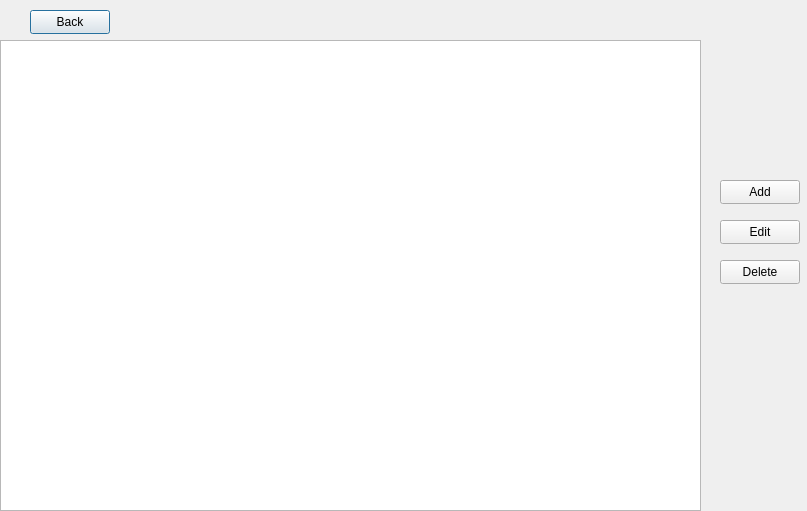
<?xml version="1.0" encoding="UTF-8"?>
<ui version="4.0">
 <class>MovieTimetable</class>
 <widget class="QDialog" name="MovieTimetable">
  <property name="geometry">
   <rect>
    <x>0</x>
    <y>0</y>
    <width>807</width>
    <height>511</height>
   </rect>
  </property>
  <property name="windowTitle">
   <string>Dialog</string>
  </property>
  <widget class="QPushButton" name="back">
   <property name="geometry">
    <rect>
     <x>30</x>
     <y>10</y>
     <width>80</width>
     <height>24</height>
    </rect>
   </property>
   <property name="text">
    <string>Back</string>
   </property>
  </widget>
  <widget class="QTableWidget" name="tableWidget">
   <property name="geometry">
    <rect>
     <x>0</x>
     <y>40</y>
     <width>701</width>
     <height>471</height>
    </rect>
   </property>
   <property name="selectionMode">
    <enum>QAbstractItemView::SingleSelection</enum>
   </property>
   <property name="selectionBehavior">
    <enum>QAbstractItemView::SelectRows</enum>
   </property>
  </widget>
  <widget class="QPushButton" name="edit">
   <property name="geometry">
    <rect>
     <x>720</x>
     <y>220</y>
     <width>80</width>
     <height>24</height>
    </rect>
   </property>
   <property name="text">
    <string>Edit</string>
   </property>
  </widget>
  <widget class="QPushButton" name="add">
   <property name="geometry">
    <rect>
     <x>720</x>
     <y>180</y>
     <width>80</width>
     <height>24</height>
    </rect>
   </property>
   <property name="text">
    <string>Add</string>
   </property>
  </widget>
  <widget class="QPushButton" name="delete_2">
   <property name="geometry">
    <rect>
     <x>720</x>
     <y>260</y>
     <width>80</width>
     <height>24</height>
    </rect>
   </property>
   <property name="text">
    <string>Delete</string>
   </property>
  </widget>
 </widget>
 <resources/>
 <connections/>
</ui>
